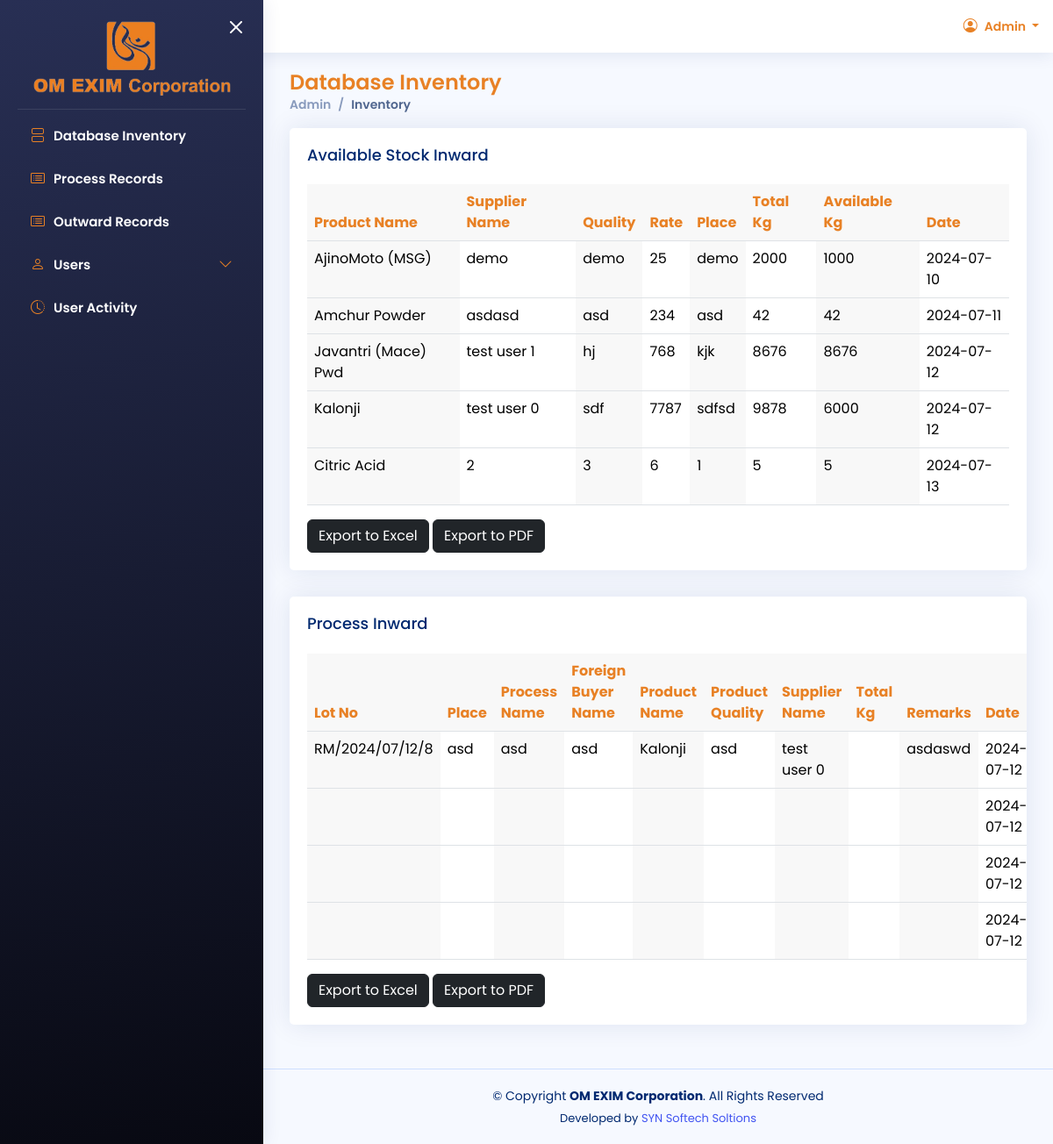
Before: /admin/inventory-show.php (signed in) with the older database file.
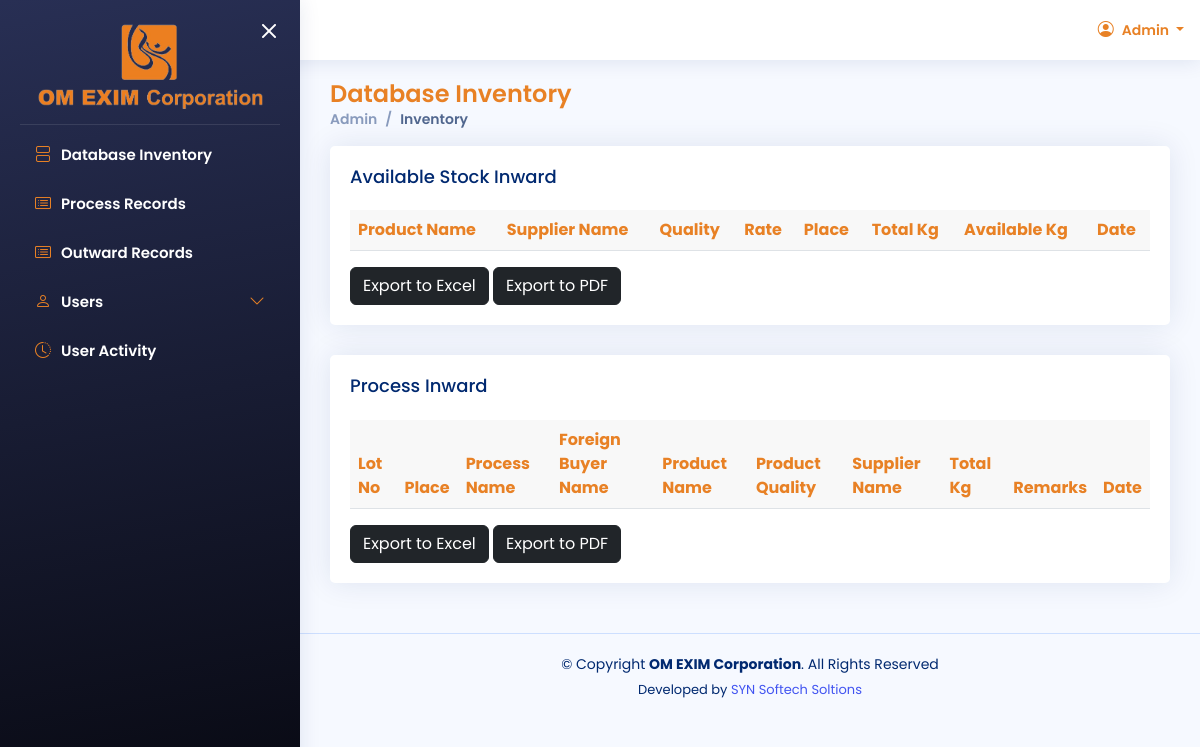
After: the same page with the newer database file.
### tables this page shows
CREATE TABLE IF NOT EXISTS `inward_master_v2` (
  `id` int(11) NOT NULL AUTO_INCREMENT,
  `place` text,
  `supplier_name` text,
  `product_name` text,
  `quality` text,
  `bags` text,
  `total_kg` text,
  `main_kg` text,
  `rate` text,
  `om_exim_weighbridge_weight` text,
  `other_weighbridge_weight` text,
  `weight_as_per_average_bag_weight` text,
  `bill_weight` text,
  `weight_supervisor_name` text,
  `quality_supervisor_name` text,
  `remarks` text,
  `date` text,
  `vehicle_no` text NOT NULL,
  `container_no` text NOT NULL,
  `lot_no` text,
  PRIMARY KEY (`id`)
);

CREATE TABLE IF NOT EXISTS `process_master` (
  `id` int(11) NOT NULL AUTO_INCREMENT,
  `place` text,
  `process_name` text,
  `foreign_buyer_name` text,
  `product_name` text,
  `weight_quality` text,
  `total_kg` text,
  `remarks` text,
  `date` text,
  `supplier_name` text,
  `lot_no` text,
  PRIMARY KEY (`id`)
);

### admin/inventory-show.php (the view, shortened to what this page needs)
<!DOCTYPE html>
<html lang="en">
<head>
  <?php
    include("config/head-data.php");
  ?>
</head>
<body>
<?php
include("layout/header.php");
include("layout/aside.php");
?>
  <main id="main" class="main">
  <div class="pagetitle">
        <h1>Database Inventory</h1>
        <nav>
        <ol class="breadcrumb">
          <li class="breadcrumb-item">Admin</li>
          <li class="breadcrumb-item active">Inventory</li>
        </ol>
      </nav>
    </div>
    <section class="section">
        <div class="row">
            <div class="col-lg-12">
                <div class="card">
                    <div class="card-body overflow-x-scroll">
                        <h5 class="card-title">Available Stock Inward</h5>
                        <table id="availableStockTable" class="table datatable">
                            <thead>
                              <tr>
                              <th>Product Name</th>
                              <th>Supplier Name</th>
                              <th>Quality</th>
                              <th>Rate</th>
                              <th>Place</th>
                              <th>Total Kg</th>
                              <th>Available Kg</th>
                              <th>Date</th>
                              </tr>
                            </thead>
                            <tbody>
                                    <?php
                                        $sql2 = "SELECT * FROM inward_master_v2";
                                        $result = $conn->query($sql2);
                                        $data = array();
                                        while ($row = $result->fetch_assoc()) {
                                            $data[] = $row;
                                        }
                                        foreach ($data as $row) {
                                    ?>
                                        <tr>
                                            <td><?php echo $row["product_name"] ?></td>
                                            <td><?php echo $row["supplier_name"] ?></td>
                                            <td><?php echo $row["quality"] ?></td>
                                            <td><?php echo $row["rate"] ?></td>
                                            <td><?php echo $row["place"] ?></td>
                                            <td><?php echo $row["main_kg"] ?></td>
                                            <td><?php echo $row["total_kg"] ?></td>
                                            <td><?php echo $row["date"] ?></td>
                                        </tr>
                                        <?php
                                    }
                                  ?>
                        </table>
                        <button id="exportAvailableInventoryExcel" class="btn btn-dark"> Export to Excel</button>
                        <button id="exportAvailableInventoryPDF" class="btn btn-dark"> Export to PDF</button>
                    </div>
                </div>
            </div>
        </div>
    </section>
    <section class="section">
        <div class="row">
            <div class="col-lg-12">
                <div class="card">
                    <div class="card-body overflow-x-scroll">
                        <h5 class="card-title">Process Inward</h5>
                        <table id="processInwardTable" class="table datatable">
                            <thead>
                              <tr>
                                <th>Lot No</th>
                                <th>Place</th>
                                <th>Process Name</th>
                                <th>Foreign Buyer Name</th>
                                <th>Product Name</th>
                                <th>Product Quality</th>
                                <th>Supplier Name</th>
                                <th>Total Kg</th>
                                <th>Remarks</th>
                                <th>Date</th>
                              </tr>
                            </thead>
                            <tbody>
                                    <?php
                                        $sql2 = "SELECT * FROM process_master";
                                        $result = $conn->query($sql2);
                                        $data = array();
                                        while ($row = $result->fetch_assoc()) {
                                            $data[] = $row;
                                        }
                                        foreach ($data as $row) {
                                    ?>
                                        <tr>
                                            <td><?php echo $row["lot_no"] ?></td>
                                            <td><?php echo $row["place"] ?></td>
                                            <td><?php echo $row["process_name"] ?></td>
                                            <td><?php echo $row["foreign_buyer_name"] ?></td>
                                            <td><?php echo $row["product_name"] ?></td>
                                            <td><?php echo $row["weight_quality"] ?></td>
                                            <td><?php echo $row["supplier_name"] ?></td>
                                            <td><?php echo $row["total_kg"] ?></td>
                                            <td><?php echo $row["remarks"] ?></td>
                                            <td><?php echo $row["date"] ?></td>
                                        </tr>
                                        <?php
                                    }
                                  ?>
                        </table>
                        <button id="exportProcessInwardExcel" class="btn btn-dark"> Export to Excel</button>
                        <button id="exportProcessInwardPDF" class="btn btn-dark"> Export to PDF</button>
                    </div>
                </div>
            </div>
        </div>
    </section>
  </main>
<?php
  include("layout/footer.php");
?>
</body>
</html>

### admin/config/head-data.php (shortened to what this page needs)
<link href="../assets/vendor/bootstrap/css/bootstrap.min.css" rel="stylesheet">
<link href="../assets/vendor/bootstrap-icons/bootstrap-icons.css" rel="stylesheet">
<link href="../assets/vendor/boxicons/css/boxicons.min.css" rel="stylesheet">
<link href="../assets/vendor/quill/quill.snow.css" rel="stylesheet">
<link href="../assets/vendor/quill/quill.bubble.css" rel="stylesheet">
<link href="../assets/vendor/remixicon/remixicon.css" rel="stylesheet">
<link href="../assets/vendor/simple-datatables/style.css" rel="stylesheet">
<link href="../assets/css/style.css" rel="stylesheet">
<link href="../assets/css/custome.css" rel="stylesheet">

### admin/layout/header.php (shortened to what this page needs)
<header id="header" class="header fixed-top d-flex align-items-center">
  <nav class="header-nav ms-auto">
    <ul class="d-flex align-items-center">
      <li class="nav-item dropdown pe-3">
        <a class="nav-link nav-profile d-flex align-items-center pe-0" href="#" data-bs-toggle="dropdown">
          <i class="rounded-circle bi bi-person-circle"></i>
          <span class="d-md-block dropdown-toggle ps-2">
          Admin
          </span>
        </a>
      </li>
    </ul>
  </nav>
</header>

### admin/layout/aside.php (shortened to what this page needs)
<aside id="sidebar" class="sidebar">
  <ul class="sidebar-nav" id="sidebar-nav">
  <i class="bi bi-x toggle-sidebar-btn my-sidebar-btn"></i>
  <img style="padding-bottom: 15px; border-bottom: 1px solid #ffffff1a;" src="../assets/img/logop.png" class="img-fluid mb-2" style="width:250px;height:80px;" alt="">
    <li class="nav-item">
      <a class="nav-link collapsed" href="inventory-show.php">
        <i class="bi bi-view-stacked"></i>
        <span>Database Inventory</span>
      </a>
    </li>
    <li class="nav-item">
      <a class="nav-link collapsed" href="process-record-show.php">
        <i class="bi bi-card-list"></i>
        <span>Process Records</span>
      </a>
    </li>
    <li class="nav-item">
      <a class="nav-link collapsed" href="outward-record-show.php">
        <i class="bi bi-card-list"></i>
        <span>Outward Records</span>
      </a>
    </li>
    <li class="nav-item">
      <a class="nav-link collapsed" data-bs-target="#users-nav" data-bs-toggle="collapse" href="#">
        <i class="bi bi-person"></i><span>Users</span><i class="bi bi-chevron-down ms-auto"></i>
      </a>
    </li>
    <li class="nav-item">
      <a class="nav-link collapsed" href="user-activity.php">
        <i class="bi bi-clock-history"></i>
        <span>User Activity</span>
      </a>
    </li>
  </ul>
</aside>

### admin/layout/footer.php
<footer id="footer" class="footer">
  <div class="copyright">
    &copy; Copyright <strong><span>OM EXIM Corporation</span></strong>. All Rights Reserved
  </div>
  <div class="credits">
    Developed by <a href="#" >SYN Softech Soltions</a>
  </div>
</footer>

### assets/css/style.css (style rules this page uses)
.datatable th { color:#e88125 !important; background-color: rgb(220,220,220, 0.2) !important; }
.sidebar .my-sidebar-btn { position:absolute; top:8px; right: 15px; color: white !important; }
:root { scroll-behavior: smooth; }
body { font-family: "Open Sans", sans-serif; background: #f6f9ff; color: #444444; }
a { color: #4154f1; text-decoration: none; }
h1, h2, h3, h4, h5, h6 { font-family: "Nunito", sans-serif; }
#main { margin-top: 60px; padding: 20px 30px; transition: all 0.3s; }
.pagetitle { margin-bottom: 10px; }
.pagetitle h1 { font-size: 24px; margin-bottom: 0; font-weight: 600; color: #012970; }
.card { margin-bottom: 30px; border: none; border-radius: 5px; box-shadow: 0px 0 30px rgba(1, 41, 112, 0.1); }
.card-title { padding: 20px 0 15px 0; font-size: 18px; font-weight: 500; color: #012970; font-family: "Poppins", sans-serif; }
.card-body { padding: 0 20px 20px 20px; }
.breadcrumb { font-size: 14px; font-family: "Nunito", sans-serif; color: #899bbd; font-weight: 600; }
.breadcrumb .breadcrumb-item::before { color: #899bbd; }
.breadcrumb .active { color: #51678f; font-weight: 600; }
.header { transition: all 0.5s; z-index: 997; height: 60px; box-shadow: 0px 2px 20px rgba(1, 41, 112, 0.1); background-color: #fff; padding-left: 20px; }
.header span,h6,i { color: #e88125 !important; }
.header .toggle-sidebar-btn, .sidebar .toggle-sidebar-btn { font-size: 32px; padding-left: 10px; cursor: pointer; color: #012970; }
.header-nav ul { list-style: none; }
.header-nav>ul { margin: 0; padding: 0; }
.header-nav .nav-profile { color: #012970; }
.header-nav .nav-profile span { font-size: 14px; font-weight: 600; }
.sidebar { position: fixed; top: 0px !important; left: 0; bottom: 0; width: 300px; z-index: 999999; transition: all 0.3s; padding: 20px; scrollbar-width: thin; scrollbar-color: #aab7cf transparent; box-shadow: 0px 0px 20px rgba(1, 41, 112, 0.1); background: rgb(40,47,84); background: linear-gradient(170deg, rgba(40,47,84,1) 0%, rgba(8,9,18,1) 100%); }
@media (min-width: 1200px) { #main, #footer { margin-left: 300px; } }
.sidebar-nav { padding: 0; margin: 0; list-style: none; }
.sidebar-nav li { padding: 0; margin: 0; list-style: none; }
.sidebar-nav .nav-item { margin-bottom: 5px; }
.sidebar span { color: white !important; }
.sidebar-nav .nav-link { display: flex; align-items: center; font-size: 15px; font-weight: 600; color: #4154f1; transition: 0.3; padding: 10px 15px; border-radius: 4px; }
.sidebar-nav .nav-link i { font-size: 16px; margin-right: 10px; color: #4154f1; }
.sidebar-nav .nav-link.collapsed { color: white; }
.sidebar-nav .nav-link.collapsed i { color: #899bbd; }
.sidebar-nav .nav-link .bi-chevron-down { margin-right: 0; transition: transform 0.2s ease-in-out; }
.footer { padding: 20px 0; font-size: 14px; transition: all 0.3s; border-top: 1px solid #cddfff; }
.footer .copyright { text-align: center; color: #012970; }
.footer .credits { padding-top: 5px; text-align: center; font-size: 13px; color: #012970; }
.datatable td:nth-child(odd) { background-color: rgb(220,220,220, 0.2) !important; }

### assets/css/custome.css (style rules this page uses)
* { margin: 0;padding: 0;box-sizing: border-box; font-family: "Poppins", sans-serif !important; }
.pagetitle h1 { color: #e88125 !important; }

Changed rows visible on the page:
removed inward_master_v2: product_name "AjinoMoto (MSG)", supplier_name "demo", quality "demo", rate "25", place "demo", main_kg "2000", total_kg "1000", date "2024-07-10"
removed inward_master_v2: product_name "Amchur Powder", supplier_name "asdasd", quality "asd", rate "234", place "asd", main_kg "42", total_kg "42", date "2024-07-11"
removed inward_master_v2: product_name "Javantri (Mace) Pwd", supplier_name "test user 1", quality "hj", rate "768", place "kjk", main_kg "8676", total_kg "8676", date "2024-07-12"
removed inward_master_v2: product_name "Kalonji", supplier_name "test user 0", quality "sdf", rate "7787", place "sdfsd", main_kg "9878", total_kg "6000", date "2024-07-12"
removed inward_master_v2: product_name "Citric Acid", supplier_name "2", quality "3", rate "6", place "1", main_kg "5", total_kg "5", date "2024-07-13"
removed process_master: lot_no "RM/2024/07/12/8", place "asd", process_name "asd", foreign_buyer_name "asd", product_name "Kalonji", weight_quality "asd", supplier_name "test user 0", remarks "asdaswd", date "2024-07-12"
removed process_master: date "2024-07-12"
removed process_master: date "2024-07-12"
removed process_master: date "2024-07-12"
